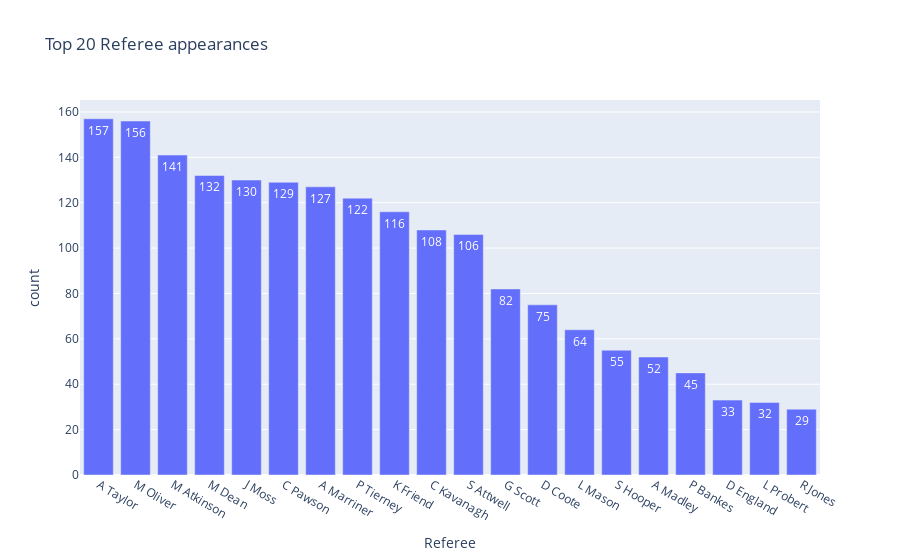

The cell this chart's notebook holds for it:
### Code cell
get_count('Referee', 'Top 20 Referee appearances ',20)

### Figure 1 — Plotly figure (JSON) as saved in the notebook; plotly's stock layout.template omitted (floating-point values rounded to 4 significant figures)
{"data": [{"alignmentgroup": "True", "hovertemplate": "Referee=%{x}<br>count=%{y}<extra></extra>", "legendgroup": "", "marker": {"color": "#636efa", "pattern": {"shape": ""}}, "name": "", "offsetgroup": "", "orientation": "v", "showlegend": false, "textposition": "auto", "texttemplate": "%{y}", "type": "bar", "x": ["A Taylor", "M Oliver", "M Atkinson", "M Dean", "J Moss", "C Pawson", "A Marriner", "P Tierney", "K Friend", "C Kavanagh", "S Attwell", "G Scott", "D Coote", "L Mason", "S Hooper", "A Madley", "P Bankes", "D England", "L Probert", "R Jones"], "xaxis": "x", "y": [157, 156, 141, 132, 130, 129, 127, 122, 116, 108, 106, 82, 75, 64, 55, 52, 45, 33, 32, 29], "yaxis": "y"}], "layout": {"barmode": "relative", "legend": {"tracegroupgap": 0}, "title": {"text": "Top 20 Referee appearances "}, "xaxis": {"anchor": "y", "domain": [0, 1], "title": {"text": "Referee"}}, "yaxis": {"anchor": "x", "domain": [0, 1], "title": {"text": "count"}}}}
